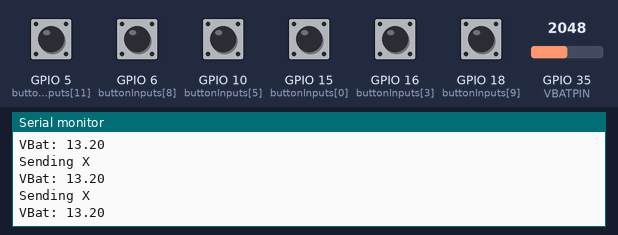
Bench run of a sketch on a simulated ESP32. Shown: the last lines printed to the serial monitor. The inputs (shaded band) are chosen by the test bench; at power-on: GPIO 5 (buttonInputs[11]), GPIO 6 (buttonInputs[8]), GPIO 10 (buttonInputs[5]), GPIO 15 (buttonInputs[0]), GPIO 16 (buttonInputs[3]), GPIO 18 (buttonInputs[9]) HIGH, GPIO 35 (VBATPIN) = 2048. No radio packets arrive unless stated.

Above: at 1.2 s.
1.3 s: GPIO 5 (buttonInputs[11]) pulled LOW for 0.15 s
2.9 s: GPIO 6 (buttonInputs[8]) pulled LOW for 0.15 s
At 3.9 s:
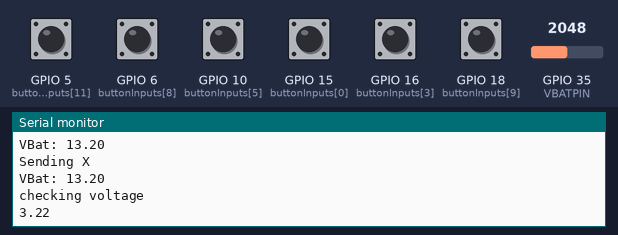
7.5 s: GPIO 16 (buttonInputs[3]) pulled LOW for 0.15 s
9.1 s: GPIO 16 (buttonInputs[3]) pulled LOW for 0.15 s
At 9.15 s:
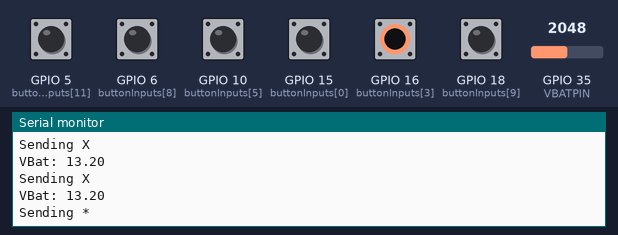

Measured:
- after the input at 2.9 s, the serial monitor: prints a new line after 0.05 s (image 1)

The sketch:

FeatherCartTX_rev2.ino
```cpp
// rf69 demo tx rx.pde
// -*- mode: C++ -*-

// Demonstrates the use of AES encryption, setting the frequency and modem
// configuration

#include <SPI.h>
#include <RH_RF69.h>

/************ Radio Setup ***************/

// Change to 434.0 or other frequency, must match RX's freq!
#define RF69_FREQ 915.0

#if defined (__AVR_ATmega32U4__) // Feather 32u4 w/Radio
  #define RFM69_CS      8
  #define RFM69_INT     7
  #define RFM69_RST     4
  #define LED           13
#endif

#if defined(ADAFRUIT_FEATHER_M0) // Feather M0 w/Radio
  #define RFM69_CS      8
  #define RFM69_INT     3
  #define RFM69_RST     4
  #define LED           13
#endif

#if defined (__AVR_ATmega328P__)  // Feather 328P w/wing
  #define RFM69_INT     3  //
  #define RFM69_CS      4  //
  #define RFM69_RST     2  // "A"
  #define LED           13
#endif

#if defined(ESP8266)    // ESP8266 feather w/wing
  #define RFM69_CS      2    // "E"
  #define RFM69_IRQ     15   // "B"
  #define RFM69_RST     16   // "D"
  #define LED           0
#endif

#if defined(ESP32)    // ESP32 feather w/wing
  #define RFM69_RST     13   // same as LED
  #define RFM69_CS      33   // "B"
  #define RFM69_INT     27   // "A"
  #define LED           13
#endif

/* Teensy 3.x w/wing
#define RFM69_RST     9   // "A"
#define RFM69_CS      10   // "B"
#define RFM69_IRQ     4    // "C"
#define RFM69_IRQN    digitalPinToInterrupt(RFM69_IRQ )
*/

/* WICED Feather w/wing
#define RFM69_RST     PA4     // "A"
#define RFM69_CS      PB4     // "B"
#define RFM69_IRQ     PA15    // "C"
#define RFM69_IRQN    RFM69_IRQ
*/

// Singleton instance of the radio driver
RH_RF69 rf69(RFM69_CS, RFM69_INT);

int16_t packetnum = 0;  // packet counter, we increment per xmission

//define contstants
#define BTN_IDLE 0
#define BTN_PRESSED 1
#define BTN_HELD 2
#define BTN_RELEASED 3
#define REMOTE_START_FRAME  0xAAA1
#define VBATPIN A7

//#define NO_PRESS_SLEEP_TIME 60000

unsigned long lastSentMillis = millis();
unsigned long lastPressedMillis = millis();
unsigned long lastBlinkMillis = millis();

int buttonInputs[] ={15,15,15,16,16,10,10,16, 6,18,16, 5};
int buttonOutputs[]={17,10,16,17, 6,16, 6,18,17,17, 5,17};
int buttonStates[]={0,0,0,0,0,0,0,0,0,0,0,0};
int previousButtonStates[] = {0,0,0,0,0,0,0,0,0,0,0,0};
unsigned long previousButtonMillis[] = {0,0,0,0,0,0,0,0,0,0,0,0};
char pressedChars[] = {'B','D','2','4','5','6','8','9','#','0','*','1'};
//0 -- Pulse back
//1 -- Pulse fwd
//2 -- Accelerate
//4 -- Turn Left
//5 -- Full Stop
//6 -- Turn Right
//7 -- N/A
//8 -- Decel
//9 -- Reverse
//B -- Freewheel
//D -- Motor Enguage
//* -- Beep
//# -- N/A

int debounceMillis = 40;
int repeatKeyMillis = 200;

//define varriables
char key = char('X');
char previousKey = char('X');

void setup()
{
  Serial.begin(115200);
  //while (!Serial) { delay(1); } // wait until serial console is open, remove if not tethered to computer

  pinMode(LED, OUTPUT);
  digitalWrite(LED,LOW);
  pinMode(RFM69_RST, OUTPUT);
  digitalWrite(RFM69_RST, LOW);

  Serial.println("Feather RFM69 TX Test!");
  Serial.println();

   //Set all button pins to inputs just to be safe
  for(int btn=0; btn<12; btn++){ // loop for all the btns
    pinMode(buttonInputs[btn],INPUT_PULLUP);
    pinMode(buttonOutputs[btn],INPUT_PULLUP);


  }

  // manual reset
  digitalWrite(RFM69_RST, HIGH);
  delay(10);
  digitalWrite(RFM69_RST, LOW);
  delay(10);

  if (!rf69.init()) {
    Serial.println("RFM69 radio init failed");
    while (1);
  }
  Serial.println("RFM69 radio init OK!");
  // Defaults after init are 434.0MHz, modulation GFSK_Rb250Fd250, +13dbM (for low power module)
  // No encryption
  if (!rf69.setFrequency(RF69_FREQ)) {
    Serial.println("setFrequency failed");
  }

  // If you are using a high power RF69 eg RFM69HW, you *must* set a Tx power with the
  // ishighpowermodule flag set like this:
  rf69.setTxPower(20, true);  // range from 14-20 for power, 2nd arg must be true for 69HCW

  // The encryption key has to be the same as the one in the server
  uint8_t key[] = { 0x01, 0x02, 0x03, 0x04, 0x05, 0x06, 0x07, 0x08,
                    0x01, 0x02, 0x03, 0x04, 0x05, 0x06, 0x07, 0x08};
  rf69.setEncryptionKey(key);


  //Set sync words
  uint8_t syncWords[] = {0x01, 0x02};
  rf69.setSyncWords(syncWords,2);


 Serial.print("RFM69 radio @");  Serial.print((int)RF69_FREQ);  Serial.println(" MHz");
}


void loop() {

  readButtons();
  processButtons();
  sendData();
  ledBlink();
}

void ledBlink(){
  if(millis()-lastBlinkMillis >5000){
    digitalWrite(LED,LOW);
    delay(10);
    digitalWrite(LED,LOW);
    lastBlinkMillis = millis();
  }
  else{
    delay(10);
  }
}
void sendData(){
  if(millis()-lastPressedMillis > 60000){
    return;
  }
  if(key == previousKey && millis()-lastSentMillis < repeatKeyMillis){      //wait for keyRepeat time
       return;
    }

  char radiopacket[2] = "X";
  radiopacket[0] = key;
  //itoa(packetnum++, radiopacket+13, 10);
  Serial.print("Sending "); Serial.println(radiopacket);

  // Send a message!
  rf69.send((uint8_t *)radiopacket, strlen(radiopacket));
  rf69.waitPacketSent();

  previousKey = key;
  lastSentMillis = millis();
  rf69.sleep();

  //report bat voltage
  float measuredvbat = analogRead(VBATPIN);
  measuredvbat *= 2;    // we divided by 2, so multiply back
  measuredvbat *= 3.3;  // Multiply by 3.3V, our reference voltage
  measuredvbat /= 1024; // convert to voltage
  Serial.print("VBat: " ); Serial.println(measuredvbat);
}


void readButtons(){
  for(int btn=0;btn<12;btn++){                                                // do this loop for all the btns
    previousButtonStates[btn]=buttonStates[btn];                              //copy the currentstate to the previous state
    pinMode(buttonOutputs[btn],OUTPUT);                                       // change one pin to a low output
    digitalWrite(buttonOutputs[btn],LOW);
    if(!digitalRead(buttonInputs[btn])){                                      // button is down so do something like set the button state
      if(previousButtonStates[btn] == BTN_IDLE){
        buttonStates[btn] = BTN_PRESSED;
        previousButtonMillis[btn]= millis();
      }
      else if(millis()-previousButtonMillis[btn] > debounceMillis ){  //debounce time is over transition to held
        buttonStates[btn]=BTN_HELD;
      }
    }
    else{                                                                     //button is up so do something like change the button state
      if(previousButtonStates[btn] == BTN_PRESSED){
        buttonStates[btn]=BTN_IDLE;
        previousButtonMillis[btn]= 0;
      }
      else if(previousButtonStates[btn] == BTN_HELD){
        buttonStates[btn]=BTN_RELEASED;
        previousButtonMillis[btn]= 0;
      }
      else if(previousButtonStates[btn] == BTN_RELEASED){
        buttonStates[btn]=BTN_IDLE;
        previousButtonMillis[btn]= 0;
      }
    }
    digitalWrite(buttonOutputs[btn],HIGH);                //Set pin back the way we found it
    pinMode(buttonOutputs[btn],INPUT_PULLUP);
  }
}

void processButtons(){
  for(int btn=0;btn<12;btn++){
    if (buttonStates[btn] == BTN_HELD){
    key= pressedChars[btn];
    if (key == char('#')){
      Serial.println("checking voltage");

       // Blink LED for battery voltage
    float measuredvbat = analogRead(VBATPIN);
    measuredvbat *= 2;    // we divided by 2, so multiply back
    measuredvbat *= 3.3;  // Multiply by 3.3V, our reference voltage
    measuredvbat /= 4200; // convert to voltage
    Serial.println(measuredvbat);

    for(int blinkCount = 0; blinkCount<10; blinkCount++){
      digitalWrite(13,HIGH);
      delay(200);
      digitalWrite(13,LOW);
      delay(200);
    }
    }
    lastPressedMillis = millis();
    }

    if (buttonStates[btn] == BTN_RELEASED){
    key= char('X');


    }
  }
}
```
